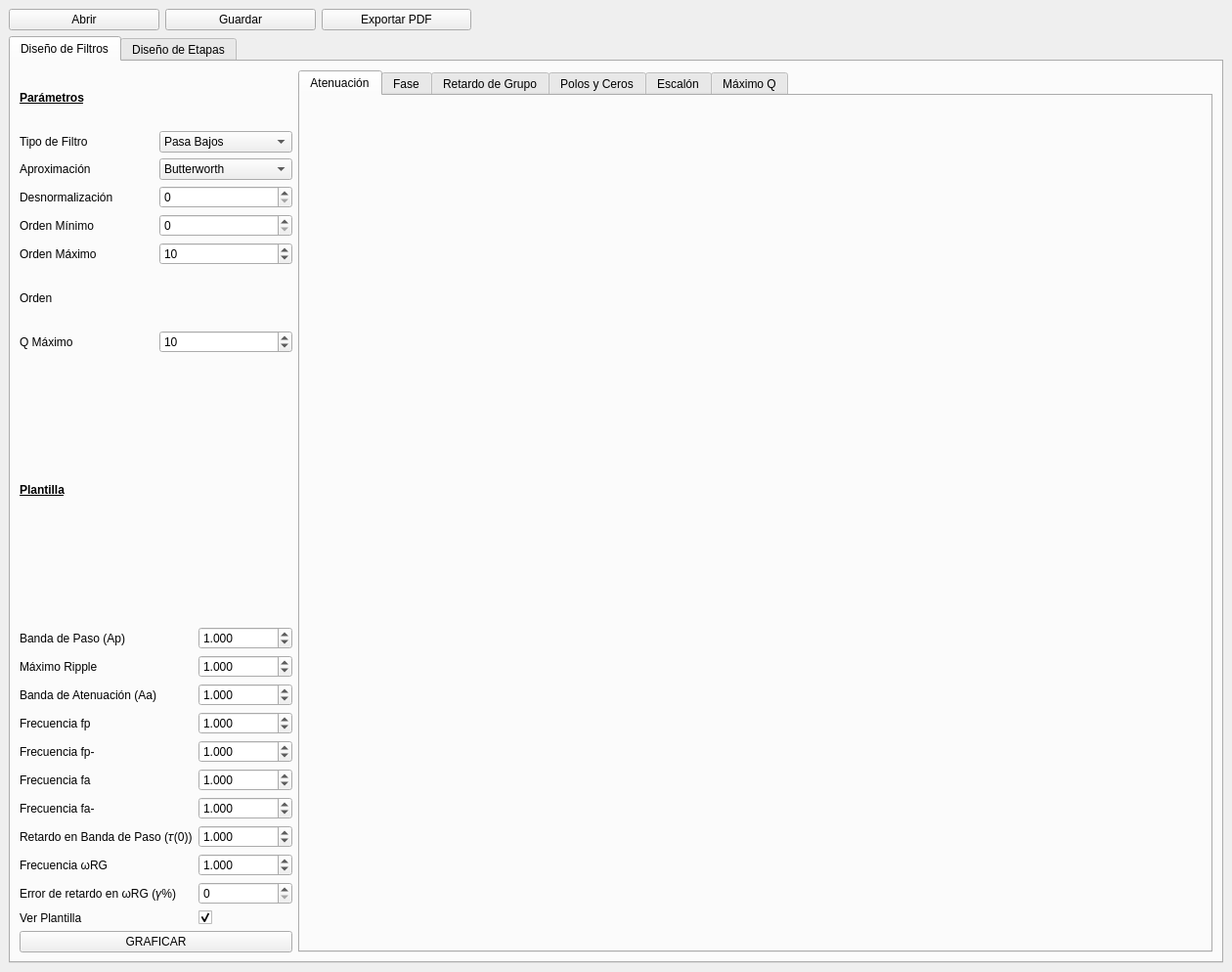
<?xml version="1.0" encoding="UTF-8"?>
<ui version="4.0">
 <class>MainWindow</class>
 <widget class="QMainWindow" name="MainWindow">
  <property name="geometry">
   <rect>
    <x>0</x>
    <y>0</y>
    <width>1260</width>
    <height>994</height>
   </rect>
  </property>
  <property name="font">
   <font>
    <family>MS Shell Dlg 2</family>
   </font>
  </property>
  <property name="windowTitle">
   <string>MainWindow</string>
  </property>
  <widget class="QWidget" name="centralwidget">
   <layout class="QVBoxLayout" name="verticalLayout" stretch="1,14">
    <item>
     <layout class="QHBoxLayout" name="layout_save" stretch="1,1,1,5">
      <item>
       <widget class="QPushButton" name="btn_open">
        <property name="text">
         <string>Abrir</string>
        </property>
       </widget>
      </item>
      <item>
       <widget class="QPushButton" name="btn_save">
        <property name="text">
         <string>Guardar</string>
        </property>
       </widget>
      </item>
      <item>
       <widget class="QPushButton" name="btn_save_2">
        <property name="text">
         <string>Exportar PDF</string>
        </property>
       </widget>
      </item>
      <item>
       <spacer name="horizontalSpacer">
        <property name="orientation">
         <enum>Qt::Horizontal</enum>
        </property>
        <property name="sizeHint" stdset="0">
         <size>
          <width>40</width>
          <height>20</height>
         </size>
        </property>
       </spacer>
      </item>
     </layout>
    </item>
    <item>
     <widget class="QTabWidget" name="tabs_menu">
      <property name="currentIndex">
       <number>0</number>
      </property>
      <widget class="QWidget" name="tab_filterdesign">
       <attribute name="title">
        <string>Diseño de Filtros</string>
       </attribute>
       <layout class="QHBoxLayout" name="horizontalLayout" stretch="2,4">
        <item>
         <layout class="QVBoxLayout" name="formlayout_1" stretch="1,2,0">
          <item>
           <layout class="QGridLayout" name="filterlayout" rowstretch="1,1,1,1,1,1,1,1">
            <item row="2" column="0">
             <widget class="QLabel" name="label_aprox">
              <property name="text">
               <string>Aproximación</string>
              </property>
             </widget>
            </item>
            <item row="3" column="0">
             <widget class="QLabel" name="label_denorm">
              <property name="text">
               <string>Desnormalización</string>
              </property>
             </widget>
            </item>
            <item row="7" column="0">
             <widget class="QLabel" name="label_qmax">
              <property name="text">
               <string>Q Máximo</string>
              </property>
             </widget>
            </item>
            <item row="4" column="0">
             <widget class="QLabel" name="label_minord">
              <property name="text">
               <string>Orden Mínimo</string>
              </property>
             </widget>
            </item>
            <item row="7" column="1">
             <widget class="QSpinBox" name="spin_qmax">
              <property name="maximum">
               <number>100</number>
              </property>
              <property name="value">
               <number>10</number>
              </property>
             </widget>
            </item>
            <item row="1" column="0">
             <widget class="QLabel" name="label_tipo">
              <property name="text">
               <string>Tipo de Filtro</string>
              </property>
             </widget>
            </item>
            <item row="5" column="0">
             <widget class="QLabel" name="label_maxord">
              <property name="text">
               <string>Orden Máximo</string>
              </property>
             </widget>
            </item>
            <item row="0" column="0" colspan="2">
             <widget class="QLabel" name="labelparams">
              <property name="font">
               <font>
                <weight>75</weight>
                <bold>true</bold>
                <underline>true</underline>
               </font>
              </property>
              <property name="text">
               <string>Parámetros</string>
              </property>
             </widget>
            </item>
            <item row="2" column="1">
             <widget class="QComboBox" name="combo_aprox">
              <item>
               <property name="text">
                <string>Butterworth</string>
               </property>
              </item>
              <item>
               <property name="text">
                <string>Chebyshev</string>
               </property>
              </item>
              <item>
               <property name="text">
                <string>Chebyshev Inverso</string>
               </property>
              </item>
              <item>
               <property name="text">
                <string>Cauer</string>
               </property>
              </item>
              <item>
               <property name="text">
                <string>Legendre</string>
               </property>
              </item>
              <item>
               <property name="text">
                <string>Bessel</string>
               </property>
              </item>
              <item>
               <property name="text">
                <string>Gauss</string>
               </property>
              </item>
             </widget>
            </item>
            <item row="3" column="1">
             <widget class="QSpinBox" name="spin_denorm">
              <property name="maximum">
               <number>100</number>
              </property>
             </widget>
            </item>
            <item row="1" column="1">
             <widget class="QComboBox" name="combo_tipo">
              <item>
               <property name="text">
                <string>Pasa Bajos</string>
               </property>
              </item>
              <item>
               <property name="text">
                <string>Pasa Altos</string>
               </property>
              </item>
              <item>
               <property name="text">
                <string>Pasa Banda</string>
               </property>
              </item>
              <item>
               <property name="text">
                <string>Rechaza Banda</string>
               </property>
              </item>
              <item>
               <property name="text">
                <string>Retardo de Grupo</string>
               </property>
              </item>
             </widget>
            </item>
            <item row="5" column="1">
             <widget class="QSpinBox" name="spin_maxord">
              <property name="maximum">
               <number>100</number>
              </property>
              <property name="value">
               <number>10</number>
              </property>
             </widget>
            </item>
            <item row="4" column="1">
             <widget class="QSpinBox" name="spin_minord">
              <property name="maximum">
               <number>100</number>
              </property>
             </widget>
            </item>
            <item row="6" column="0">
             <widget class="QLabel" name="label_orden">
              <property name="text">
               <string>Orden</string>
              </property>
             </widget>
            </item>
            <item row="6" column="1">
             <widget class="QLabel" name="label_writeorden">
              <property name="text">
               <string/>
              </property>
             </widget>
            </item>
           </layout>
          </item>
          <item>
           <layout class="QGridLayout" name="plantillalayout" rowstretch="1,1,1,1,1,1,1,1,1,1,1,1">
            <item row="9" column="1">
             <widget class="QDoubleSpinBox" name="GD_wrg">
              <property name="decimals">
               <number>3</number>
              </property>
              <property name="maximum">
               <double>1000000000.000000000000000</double>
              </property>
              <property name="singleStep">
               <double>1.000000000000000</double>
              </property>
              <property name="value">
               <double>1.000000000000000</double>
              </property>
             </widget>
            </item>
            <item row="7" column="0">
             <widget class="QLabel" name="label_wa_2">
              <property name="text">
               <string>Frecuencia fa-</string>
              </property>
             </widget>
            </item>
            <item row="11" column="0">
             <widget class="QLabel" name="label_check_plantilla">
              <property name="text">
               <string>Ver Plantilla</string>
              </property>
             </widget>
            </item>
            <item row="11" column="1">
             <widget class="QCheckBox" name="check_plantilla_GD">
              <property name="text">
               <string/>
              </property>
              <property name="checked">
               <bool>true</bool>
              </property>
             </widget>
            </item>
            <item row="10" column="0">
             <widget class="QLabel" name="label_gamma">
              <property name="text">
               <string>Error de retardo en ωRG (𝛾%)</string>
              </property>
             </widget>
            </item>
            <item row="0" column="0" colspan="2">
             <widget class="QLabel" name="label_plantilla">
              <property name="font">
               <font>
                <weight>75</weight>
                <bold>true</bold>
                <underline>true</underline>
               </font>
              </property>
              <property name="text">
               <string>Plantilla</string>
              </property>
             </widget>
            </item>
            <item row="8" column="0">
             <widget class="QLabel" name="label_tau">
              <property name="text">
               <string>Retardo en Banda de Paso (𝜏(0))</string>
              </property>
             </widget>
            </item>
            <item row="9" column="0">
             <widget class="QLabel" name="label_wrg">
              <property name="text">
               <string>Frecuencia ωRG</string>
              </property>
             </widget>
            </item>
            <item row="8" column="1">
             <widget class="QDoubleSpinBox" name="GD_tau">
              <property name="decimals">
               <number>3</number>
              </property>
              <property name="minimum">
               <double>0.000000000000000</double>
              </property>
              <property name="maximum">
               <double>100.000000000000000</double>
              </property>
              <property name="singleStep">
               <double>0.001000000000000</double>
              </property>
              <property name="value">
               <double>1.000000000000000</double>
              </property>
             </widget>
            </item>
            <item row="10" column="1">
             <widget class="QSpinBox" name="GD_gamma">
              <property name="maximum">
               <number>100</number>
              </property>
              <property name="value">
               <number>0</number>
              </property>
             </widget>
            </item>
            <item row="5" column="0">
             <widget class="QLabel" name="label_wp_2">
              <property name="text">
               <string>Frecuencia fp-</string>
              </property>
             </widget>
            </item>
            <item row="6" column="0">
             <widget class="QLabel" name="label_wa">
              <property name="text">
               <string>Frecuencia fa</string>
              </property>
             </widget>
            </item>
            <item row="4" column="0">
             <widget class="QLabel" name="label_wp">
              <property name="text">
               <string>Frecuencia fp</string>
              </property>
             </widget>
            </item>
            <item row="3" column="0">
             <widget class="QLabel" name="label_Aa">
              <property name="text">
               <string>Banda de Atenuación (Aa)</string>
              </property>
             </widget>
            </item>
            <item row="2" column="0">
             <widget class="QLabel" name="label_ripple">
              <property name="text">
               <string>Máximo Ripple</string>
              </property>
             </widget>
            </item>
            <item row="1" column="0">
             <widget class="QLabel" name="label_Ap">
              <property name="text">
               <string>Banda de Paso (Ap)</string>
              </property>
             </widget>
            </item>
            <item row="1" column="1">
             <widget class="QDoubleSpinBox" name="spin_Ap">
              <property name="decimals">
               <number>3</number>
              </property>
              <property name="minimum">
               <double>-300.000000000000000</double>
              </property>
              <property name="maximum">
               <double>300.000000000000000</double>
              </property>
              <property name="value">
               <double>1.000000000000000</double>
              </property>
             </widget>
            </item>
            <item row="2" column="1">
             <widget class="QDoubleSpinBox" name="spin_ripple">
              <property name="decimals">
               <number>3</number>
              </property>
              <property name="minimum">
               <double>-300.000000000000000</double>
              </property>
              <property name="maximum">
               <double>300.000000000000000</double>
              </property>
              <property name="value">
               <double>1.000000000000000</double>
              </property>
             </widget>
            </item>
            <item row="3" column="1">
             <widget class="QDoubleSpinBox" name="spin_Aa">
              <property name="decimals">
               <number>3</number>
              </property>
              <property name="minimum">
               <double>-300.000000000000000</double>
              </property>
              <property name="maximum">
               <double>300.000000000000000</double>
              </property>
              <property name="value">
               <double>1.000000000000000</double>
              </property>
             </widget>
            </item>
            <item row="4" column="1">
             <widget class="QDoubleSpinBox" name="spin_wp">
              <property name="decimals">
               <number>3</number>
              </property>
              <property name="minimum">
               <double>-300.000000000000000</double>
              </property>
              <property name="maximum">
               <double>300.000000000000000</double>
              </property>
              <property name="value">
               <double>1.000000000000000</double>
              </property>
             </widget>
            </item>
            <item row="5" column="1">
             <widget class="QDoubleSpinBox" name="spin_wp_2">
              <property name="decimals">
               <number>3</number>
              </property>
              <property name="minimum">
               <double>-300.000000000000000</double>
              </property>
              <property name="maximum">
               <double>300.000000000000000</double>
              </property>
              <property name="value">
               <double>1.000000000000000</double>
              </property>
             </widget>
            </item>
            <item row="6" column="1">
             <widget class="QDoubleSpinBox" name="spin_wa">
              <property name="decimals">
               <number>3</number>
              </property>
              <property name="minimum">
               <double>-300.000000000000000</double>
              </property>
              <property name="value">
               <double>1.000000000000000</double>
              </property>
             </widget>
            </item>
            <item row="7" column="1">
             <widget class="QDoubleSpinBox" name="spin_wa_2">
              <property name="decimals">
               <number>3</number>
              </property>
              <property name="minimum">
               <double>-300.000000000000000</double>
              </property>
              <property name="value">
               <double>1.000000000000000</double>
              </property>
             </widget>
            </item>
           </layout>
          </item>
          <item>
           <widget class="QPushButton" name="btn_plot">
            <property name="text">
             <string>GRAFICAR</string>
            </property>
           </widget>
          </item>
         </layout>
        </item>
        <item>
         <widget class="QTabWidget" name="tabPlots">
          <property name="sizePolicy">
           <sizepolicy hsizetype="MinimumExpanding" vsizetype="MinimumExpanding">
            <horstretch>0</horstretch>
            <verstretch>0</verstretch>
           </sizepolicy>
          </property>
          <property name="minimumSize">
           <size>
            <width>935</width>
            <height>900</height>
           </size>
          </property>
          <property name="currentIndex">
           <number>0</number>
          </property>
          <widget class="QWidget" name="tab_1">
           <attribute name="title">
            <string>Atenuación</string>
           </attribute>
           <layout class="QVBoxLayout" name="verticalLayout_3">
            <item>
             <layout class="QVBoxLayout" name="plotlayout_1"/>
            </item>
           </layout>
          </widget>
          <widget class="QWidget" name="tab_2">
           <attribute name="title">
            <string>Fase</string>
           </attribute>
           <layout class="QVBoxLayout" name="verticalLayout_15">
            <item>
             <layout class="QVBoxLayout" name="plotlayout_2"/>
            </item>
           </layout>
          </widget>
          <widget class="QWidget" name="tab_3">
           <attribute name="title">
            <string>Retardo de Grupo</string>
           </attribute>
           <layout class="QVBoxLayout" name="verticalLayout_14">
            <item>
             <layout class="QVBoxLayout" name="plotlayout_3"/>
            </item>
           </layout>
          </widget>
          <widget class="QWidget" name="tab_4">
           <attribute name="title">
            <string>Polos y Ceros</string>
           </attribute>
           <layout class="QVBoxLayout" name="verticalLayout_13">
            <item>
             <layout class="QVBoxLayout" name="plotlayout_4"/>
            </item>
           </layout>
          </widget>
          <widget class="QWidget" name="tab_5">
           <attribute name="title">
            <string>Escalón</string>
           </attribute>
           <layout class="QVBoxLayout" name="verticalLayout_11">
            <item>
             <layout class="QVBoxLayout" name="plotlayout_5"/>
            </item>
           </layout>
          </widget>
          <widget class="QWidget" name="tab_6">
           <attribute name="title">
            <string>Máximo Q</string>
           </attribute>
           <layout class="QVBoxLayout" name="verticalLayout_10">
            <item>
             <layout class="QVBoxLayout" name="plotlayout_6"/>
            </item>
           </layout>
          </widget>
         </widget>
        </item>
       </layout>
      </widget>
      <widget class="QWidget" name="tab_stagedesign">
       <attribute name="title">
        <string>Diseño de Etapas</string>
       </attribute>
       <layout class="QHBoxLayout" name="horizontalLayout_3" stretch="2,4">
        <item>
         <layout class="QGridLayout" name="layout_etapas">
          <item row="3" column="0">
           <widget class="QLabel" name="label_polo2">
            <property name="text">
             <string>Polo 2</string>
            </property>
           </widget>
          </item>
          <item row="2" column="2" rowspan="4">
           <widget class="QPushButton" name="btn_new_stage">
            <property name="text">
             <string>Crear Etapa</string>
            </property>
           </widget>
          </item>
          <item row="1" column="0">
           <widget class="QLabel" name="label_gain">
            <property name="text">
             <string>Ganancia</string>
            </property>
           </widget>
          </item>
          <item row="1" column="2">
           <widget class="QLabel" name="label_gain_total">
            <property name="text">
             <string>Restante: 0.00 dB</string>
            </property>
           </widget>
          </item>
          <item row="2" column="0">
           <widget class="QLabel" name="label_polo1">
            <property name="text">
             <string>Polo 1</string>
            </property>
           </widget>
          </item>
          <item row="0" column="0" colspan="3">
           <widget class="QLabel" name="label_stage_list">
            <property name="enabled">
             <bool>true</bool>
            </property>
            <property name="font">
             <font>
              <weight>75</weight>
              <bold>true</bold>
              <underline>true</underline>
             </font>
            </property>
            <property name="text">
             <string>Lista de Etapas</string>
            </property>
           </widget>
          </item>
          <item row="4" column="0">
           <widget class="QLabel" name="label_cero1">
            <property name="text">
             <string>Cero 1</string>
            </property>
           </widget>
          </item>
          <item row="5" column="0">
           <widget class="QLabel" name="label_cero2">
            <property name="text">
             <string>Cero 2</string>
            </property>
           </widget>
          </item>
          <item row="1" column="1">
           <widget class="QDoubleSpinBox" name="spin_gain"/>
          </item>
          <item row="6" column="0" colspan="3">
           <widget class="QListWidget" name="stage_list"/>
          </item>
          <item row="7" column="0">
           <widget class="QPushButton" name="btn_edit_stage">
            <property name="text">
             <string>Editar</string>
            </property>
           </widget>
          </item>
          <item row="7" column="1">
           <widget class="QPushButton" name="btn_delete_stage">
            <property name="text">
             <string>Borrar</string>
            </property>
           </widget>
          </item>
          <item row="7" column="2">
           <widget class="QPushButton" name="btn_plot_stage">
            <property name="text">
             <string>Graficar</string>
            </property>
           </widget>
          </item>
          <item row="2" column="1">
           <widget class="QComboBox" name="combo_polo1">
            <item>
             <property name="text">
              <string>-</string>
             </property>
            </item>
           </widget>
          </item>
          <item row="3" column="1">
           <widget class="QComboBox" name="combo_polo2">
            <item>
             <property name="text">
              <string>-</string>
             </property>
            </item>
           </widget>
          </item>
          <item row="4" column="1">
           <widget class="QComboBox" name="combo_cero1">
            <item>
             <property name="text">
              <string>-</string>
             </property>
            </item>
           </widget>
          </item>
          <item row="5" column="1">
           <widget class="QComboBox" name="combo_cero2">
            <item>
             <property name="text">
              <string>-</string>
             </property>
            </item>
           </widget>
          </item>
         </layout>
        </item>
        <item>
         <widget class="QTabWidget" name="tabPlots_2">
          <property name="currentIndex">
           <number>0</number>
          </property>
          <widget class="QWidget" name="tab2_1">
           <attribute name="title">
            <string>Polos y Ceros</string>
           </attribute>
           <layout class="QVBoxLayout" name="verticalLayout_2">
            <item>
             <layout class="QVBoxLayout" name="plotlayout2_1"/>
            </item>
           </layout>
          </widget>
          <widget class="QWidget" name="tab2_2">
           <attribute name="title">
            <string>Respuesta en Frecuencia Total</string>
           </attribute>
           <layout class="QVBoxLayout" name="verticalLayout_4">
            <item>
             <layout class="QVBoxLayout" name="plotlayout2_2"/>
            </item>
           </layout>
          </widget>
          <widget class="QWidget" name="tab2_3">
           <attribute name="title">
            <string>Respuesta en Frecuencia de la Etapa</string>
           </attribute>
           <layout class="QVBoxLayout" name="verticalLayout_5">
            <item>
             <layout class="QVBoxLayout" name="plotlayout2_3"/>
            </item>
           </layout>
          </widget>
         </widget>
        </item>
       </layout>
      </widget>
     </widget>
    </item>
   </layout>
  </widget>
 </widget>
 <resources/>
 <connections/>
</ui>
